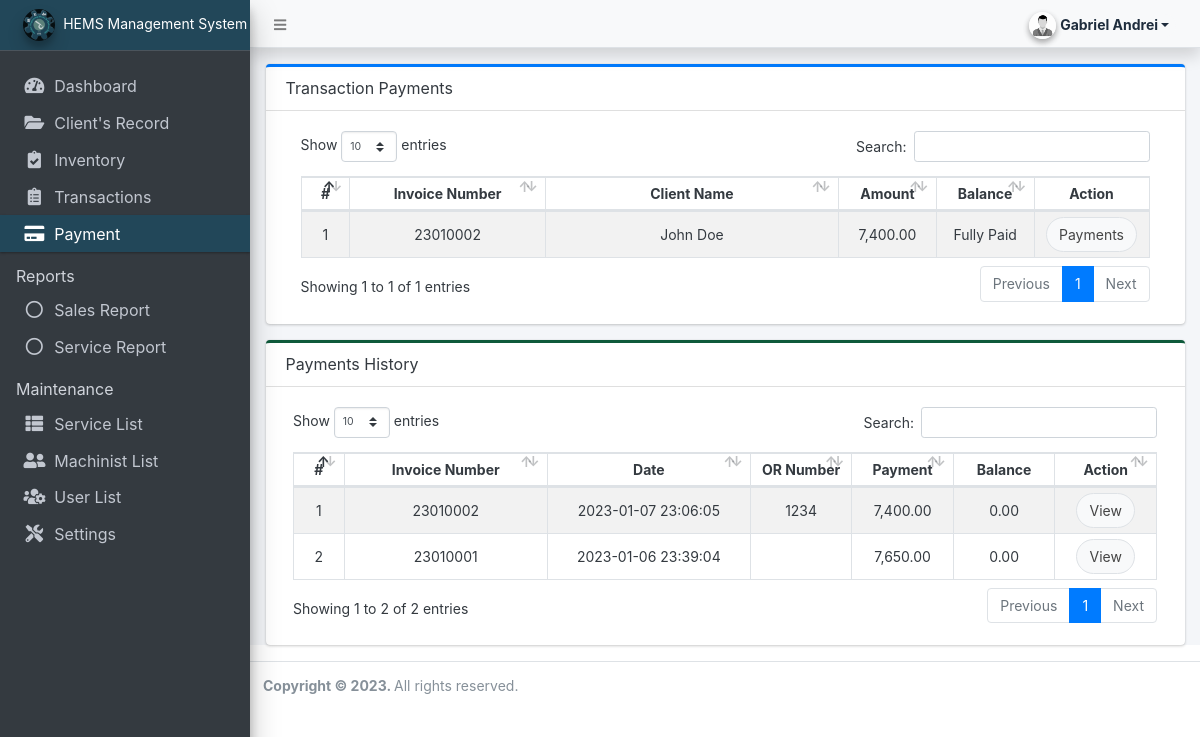
/admin/?page=payment (signed in), run on the app's committed database.
### tables this page shows
CREATE TABLE IF NOT EXISTS `transaction_list` (
  `id` int(30) NOT NULL AUTO_INCREMENT,
  `user_id` int(30) NOT NULL,
  `mechanic_id` int(30) DEFAULT NULL,
  `client_id` int(30) DEFAULT NULL,
  `code` varchar(10) NOT NULL,
  `client_name` text NOT NULL,
  `contact` text NOT NULL,
  `email` text NOT NULL,
  `tin_number` text,
  `address` text NOT NULL,
  `engine_model` varchar(250) NOT NULL,
  `vehicle_type` varchar(250) NOT NULL,
  `job_order` varchar(20) NOT NULL DEFAULT '',
  `amount` float(15,2) NOT NULL DEFAULT '0.00',
  `status` tinyint(2) NOT NULL DEFAULT '0' COMMENT '\r\n0=Pending,\r\n1=On-Progress,\r\n2=Done,\r\n3=Paid,\r\n4=Cancelled',
  `date_created` datetime NOT NULL DEFAULT CURRENT_TIMESTAMP,
  `date_updated` datetime NOT NULL DEFAULT CURRENT_TIMESTAMP ON UPDATE CURRENT_TIMESTAMP,
  PRIMARY KEY (`id`),
  KEY `user_id` (`user_id`),
  KEY `mechanic_id` (`mechanic_id`),
  KEY `client_id_fk_tl` (`client_id`),
  CONSTRAINT `client_id_fk_tl` FOREIGN KEY (`client_id`) REFERENCES `clients_record` (`id`) ON DELETE CASCADE ON UPDATE NO ACTION,
  CONSTRAINT `mechanic_id_fk_tl` FOREIGN KEY (`mechanic_id`) REFERENCES `mechanic_list` (`id`) ON DELETE CASCADE ON UPDATE NO ACTION,
  CONSTRAINT `user_id_fk_tl` FOREIGN KEY (`user_id`) REFERENCES `users` (`id`) ON DELETE CASCADE ON UPDATE NO ACTION
);

CREATE TABLE IF NOT EXISTS `payment_list` (
  `id` int(30) NOT NULL AUTO_INCREMENT,
  `date_created` datetime NOT NULL DEFAULT CURRENT_TIMESTAMP,
  `transaction_id` int(11) NOT NULL DEFAULT '0',
  `ornumber` varchar(250) DEFAULT NULL,
  `payment_type` varchar(250) DEFAULT NULL,
  `payment_method` varchar(250) DEFAULT NULL,
  `bank_id` varchar(250) DEFAULT NULL,
  `cheque_number` varchar(250) DEFAULT NULL,
  `client_name` varchar(250) DEFAULT NULL,
  `balance` float(15,2) DEFAULT NULL,
  `total_amount` float(15,2) DEFAULT NULL,
  `status` smallint(6) NOT NULL DEFAULT '1' COMMENT '1 active; 0 cancelled',
  PRIMARY KEY (`id`)
);

### config.php (called while the page is built, shortened)
<?php
function format_num($number = '' , $decimal = ''){
    if(is_numeric($number)){
        $ex = explode(".",$number);
        $decLen = isset($ex[1]) ? strlen($ex[1]) : 0;
        if(is_numeric($decimal)){
            return number_format($number,$decimal);
        }else{
            return number_format($number,$decLen);
        }
    }else{
        return "Invalid Input";
    }
}
?>

### admin/payment/index.php (the view, shortened to what this page needs)
<div class="card card-outline card-primary">
	<div class="card-header">
		<h3 class="card-title">Transaction Payments</h3>
	</div>
	<div class="card-body">
		<div class="container-fluid">
        <div class="container-fluid">
			<table class="table table-hover table-striped table-bordered">
				<colgroup>
					<col width="5%">
					<col width="20%">
					<col width="30%">
					<col width="10%">
					<col width="10%">
					<col width="10%">
				</colgroup>
				<thead>
					<tr>
						<th class="text-center">#</th>
						<th class="text-center">Invoice Number</th>
						<th class="text-center">Client Name</th>
						<th class="text-center">Amount</th>
						<th class="text-center">Balance</th>
						<th class="text-center">Action</th>
					</tr>
				</thead>
				<tbody>
					<?php
					$i = 1;
						$qry = $conn->query("SELECT t.*, COALESCE(SUM(p.total_amount), 0) payment, t.amount-COALESCE(SUM(p.total_amount), 0) balance
						FROM `transaction_list` t LEFT JOIN payment_list p ON t.id=p.transaction_id
						GROUP BY t.id
						HAVING t.`status`=1 OR (t.status >0 AND t.amount-COALESCE(SUM(p.total_amount), 0) > 0)
						order by unix_timestamp(t.date_updated) desc ");
						while($row = $qry->fetch_assoc()):
							$balance = $row['balance'];
					?>
						<tr>
							<td class="text-center"><?php echo $i++; ?></td>
							<td class="text-center"><p class="m-0 truncate-1"><?= $row['code'] ?></p></td>
							<td class="text-center"><p class="m-0 truncate-1"><?= $row['client_name'] ?></p></td>
							<td class="text-center"><?= number_format($row['amount'],2) ?></td>
							<td class="text-center"><?= ($balance==0? 'Fully Paid' : number_format($balance,2)) ?></td>
							<td align="center">
								<?php if($balance != 0 ): ?>
									<a class="btn btn-default border btn-md rounded-pill pay_now" href="javascript:void(0)" data-id="<?php echo $row['id'] ?>"><span class=""></span> Pay Now</a>
								<?php else: ?>
									<a class="btn btn-default border btn-md rounded-pill view_payments" href="javascript:void(0)" data-id="<?php echo $row['id'] ?>"><span class=""></span> Payments</a>
								<?php endif; ?>
							</td>
						</tr>
					<?php endwhile; ?>
				</tbody>
			</table>
		</div>
		</div>
	</div>
</div>
<div class="card card-outline card-success">
	<div class="card-header">
		<h3 class="card-title">Payments History</h3>
	</div>
	<div class="card-body">
        <div class="container-fluid" id="printout">
			<table class="table table-hover table-striped table-bordered">
				<colgroup>
					<col width="5%">
					<col width="20%">
					<col width="20%">
					<col width="10%">
					<col width="10%">
					<col width="10%">
					<col width="10%">
				</colgroup>
				<thead>
					<tr>
						<th class="text-center">#</th>
						<th class="text-center">Invoice Number</th>
						<th class="text-center">Date</th>
						<th class="text-center">OR Number</th>
						<th class="text-center">Payment</th>
						<th class="text-center">Balance</th>
						<th class="text-center">Action</th>
					</tr>
				</thead>
				<tbody>
				<?php
					$i = 1;
						$qry = $conn->query("SELECT p.*, t.code
						FROM `payment_list` p
						LEFT JOIN transaction_list t ON t.id=p.transaction_id
						order by `date_created` desc ");
						while($row = $qry->fetch_assoc()):
					?>
						<tr>
							<td class="text-center"><?php echo $i++; ?></td>
							<td class="text-center"><p class="m-0 truncate-1"><?= $row['code'] ?></p></td>
							<td class="text-center"><?php echo $row['date_created'] ?></td>
							<td class="text-center"><?php echo $row['ornumber'] ?></td>
							<td class="text-center"><?php echo format_num($row['total_amount']) ?></td>
							<td class="text-center"><?php echo format_num($row['balance']) ?></td>
							<td align="center">
								<a class="btn btn-default border btn-md rounded-pill view_payment_details" href="javascript:void(0)" data-id="<?php echo $row['id'] ?>"><span class=""></span> View</a>
							</td>
						</tr>
					<?php endwhile; ?>
			</table>
		</div>
	</div>
</div>

### admin/inc/header.php (style rules this page uses)
.card-success.card-outline { border-top: 3px solid #0E5A3B; }

### data on the page
transaction_list: code "23010002", client_name "John Doe", amount "7,400.00"
payment_list: transaction_list.code "23010002", date_created "2023-01-07 23:06:05", ornumber "1234", total_amount "7,400.00", balance "0.00"
payment_list: transaction_list.code "23010001", date_created "2023-01-06 23:39:04", total_amount "7,650.00", balance "0.00"

### other printed values
$_settings->userdata('firstname').' '.$_settings->userdata('lastname') "Gabriel Andrei"
$_settings->info('short_name') "HEMS Management System"
